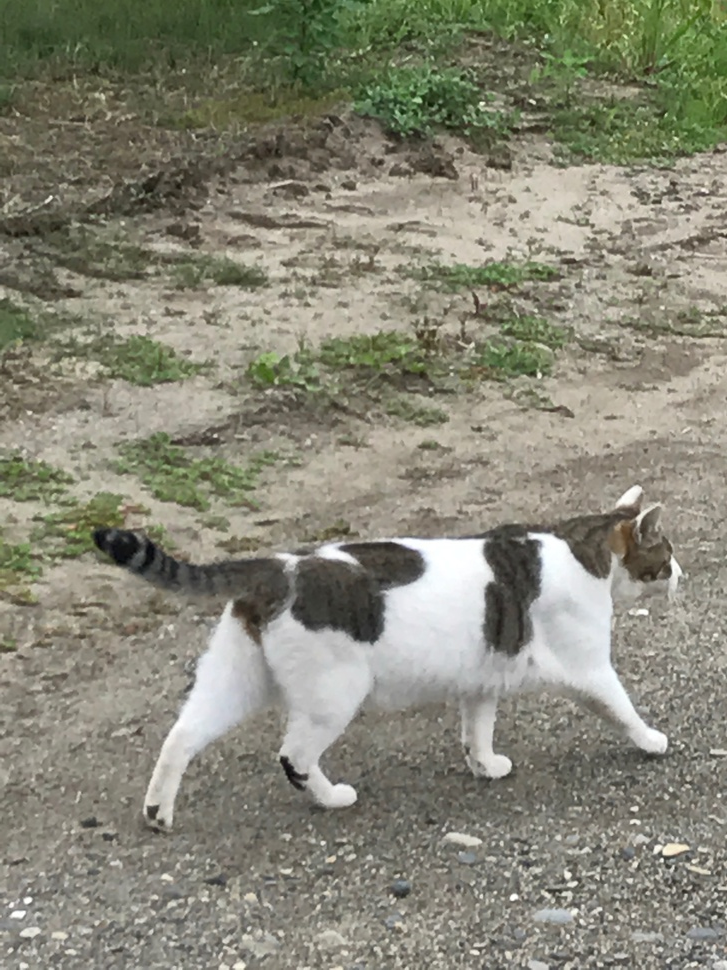
#> input picture 파이썬을 활용한 AI 프로그래밍 1회차 강의교안/실습코드_20220413/L1_2_OpenCV/cleansing_data/sample.JPG, 727 x 970 px, shrunk from 3024 x 4032 before the run, found by its file name; the run also reads 1 picture not shown here
$ jupyter execute L1_2_OpenCV.ipynb   (shell and % lines are left out)
#> lines starting #> are read from the running program, lines starting #| are printed output that depends on the picture; after the words box and inside, x2 and y2 are one past the last pixel; in counts of white or black regions, pixels touching at a corner belong together
# OpenCV

[cell 1]
import matplotlib.pyplot as plt
import cv2
import numpy as np
import time
def aidemy_imshow(name, img):
    b,g,r = cv2.split(img)
    img = cv2.merge([r,g,b])
    plt.imshow(img)
    plt.show()

cv2.imshow = aidemy_imshow

### 이미지 파일 읽오기, 출력하기

[cell 2]
import numpy as np
import cv2

# OpenCV를 사용하여 이미지를 읽습니다.
# "cleansing_data" 폴더에 sample.jpg가 존재할 때의 코드입니다
img = cv2.imread("cleansing_data/sample.jpg")
#> img is the input picture: shape (970, 727, 3); mean B, G, R 118.5, 134.3, 134.7

# 이미지를 출력합니다
# sample은 윈도우의 이름입니다
cv2.imshow("sample", img)

### 이미지 생성 저장

[cell 3]
import numpy as np
import cv2

# 이미지의 크기를 결정합니다
img_size = (512, 512)

# 이미지 정보를 가지는 행렬을 만듭니다
# 빨간색 이미지이므로, 각 요소가 [0, 0, 255]인 512x512의 행렬을 만듭니다
# 행렬이 전치되는 것에 주의합니다
# 이미지 데이터의 각 요소는 0~255의 값만 지정 가능합니다. 이를 명시하기 위해 dtype 옵션으로 데이터의 형식을 결정합니다

my_img = np.array([[[0, 0, 255] for _ in range(img_size[1])] for _ in range(img_size[0])], dtype="uint8")

# 표시합니다
cv2.imshow("sample", my_img)
#> call 2 of aidemy_imshow, with name = 'sample'
#> in aidemy_imshow (call 2), `b,g,r = cv2.split(img)`: b: shape (512, 512); every value is 0
#> in aidemy_imshow (call 2), `b,g,r = cv2.split(img)`: r: shape (512, 512); every value is 255
#> in aidemy_imshow (call 2), `img = cv2.merge([r,g,b])`:
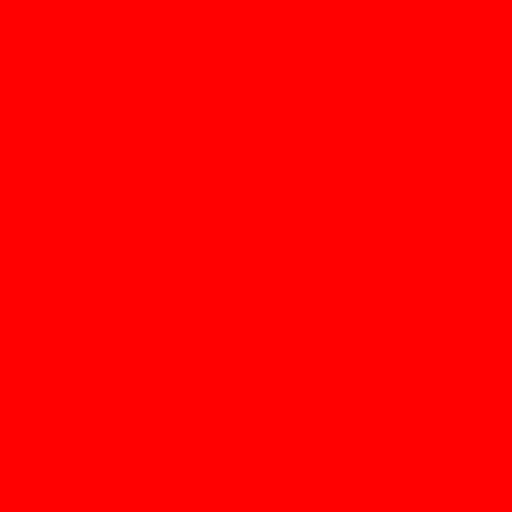
#> img: shape (512, 512, 3); mean R, G, B 255, 0, 0

# 저장합니다  # 파일명 my_img.jpg
cv2.imwrite("cleansing_data/my_red_img.jpg", my_img)

[cell 4]
import numpy as np
import cv2

# 이미지의 크기를 결정합니다
img_size = (512, 512)

# 512x512 크기의 녹색 이미지를 만드세요
img = np.array([[[0, 255, 0] for _ in range(img_size[1])] for _ in range(img_size[0])], dtype="uint8")

cv2.imshow("sample", img)
#> call 3 of aidemy_imshow, with name = 'sample'
#> in aidemy_imshow (call 3), `img = cv2.merge([r,g,b])`:
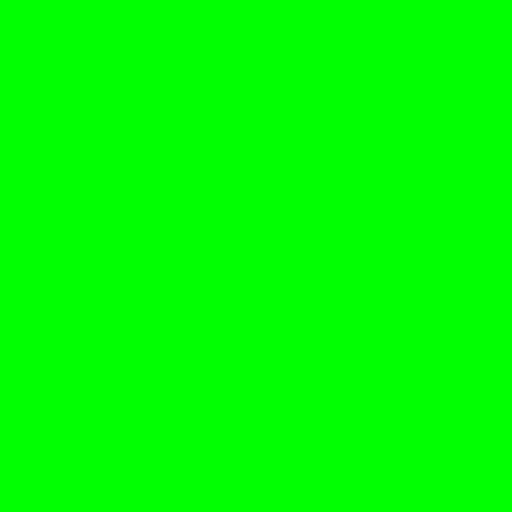
#> img: shape (512, 512, 3); mean R, G, B 0, 255, 0

### 트리밍과 리사이즈

[cell 5]
import numpy as np
import cv2

img = cv2.imread("cleansing_data/sample.jpg")
size = img.shape
#> size = (970, 727, 3)

# 이미지를 나타내는 행렬의 일부를 꺼내면, 그것이 트리밍이 됩니다
# n등분을 하려면 가로세로 크기를 나눕니다.
my_img = img[: size[0] // 2, : size[1] // 3]

# 여기에서는 원래의 배율을 유지하면서 폭과 높이를 각각 2배로 합니다.
# 크기를 지정할 때는 (폭, 높이)의 순서라는 점을 유의하세요
my_img = cv2.resize(my_img, (my_img.shape[1] * 2, my_img.shape[0] * 2))
#> my_img: shape (970, 484, 3)

cv2.imshow("sample", my_img)
#> call 4 of aidemy_imshow, with name = 'sample'
#> in aidemy_imshow (call 4), `b,g,r = cv2.split(img)`:
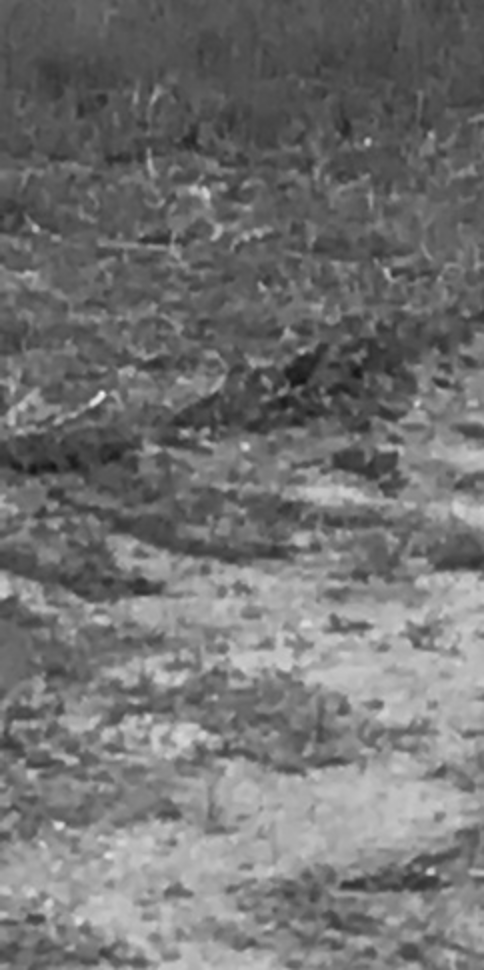
#> g: shape (970, 484); min 20, max 242, mean 114.6

[cell 6]
import numpy as np
import cv2

img = cv2.imread("cleansing_data/sample.jpg")

# 여기에 해답을 기술하세요
my_img = cv2.resize(img, (img.shape[1] // 3, img.shape[0] // 3))
#> my_img: shape (323, 242, 3)

cv2.imshow("sample", my_img)

### 회전

[cell 7]
import numpy as np
import cv2

img = cv2.imread("cleansing_data/sample.jpg")

# warpAffine() 함수 사용에 필요한 행렬을 만듭니다
# 첫번째 인수는 회전의 중심입니다(여기에서는 이미지의 중심을 설정)
# 두번째 인수는 회전의 각도입니다(여기에서는 180도를 설정)
# 세번째 인수는 배율입니다(여기에서는 2배 확대로 설정)
mat = cv2.getRotationMatrix2D(tuple(np.array(img.shape[:2]) / 2), 180, 2.0)

# 아핀 변환을 합니다
# 첫번째 인수는 변환하려는 이미지입니다
# 두번째 인수는 위에서 생성한 행렬(mat)입니다
# 세번째 인수는 사이즈입니다
my_img = cv2.warpAffine(img, mat, img.shape[:2])
#> my_img: shape (727, 970, 3)

cv2.imshow("sample", my_img)
#> in aidemy_imshow (call 6), `b,g,r = cv2.split(img)`:
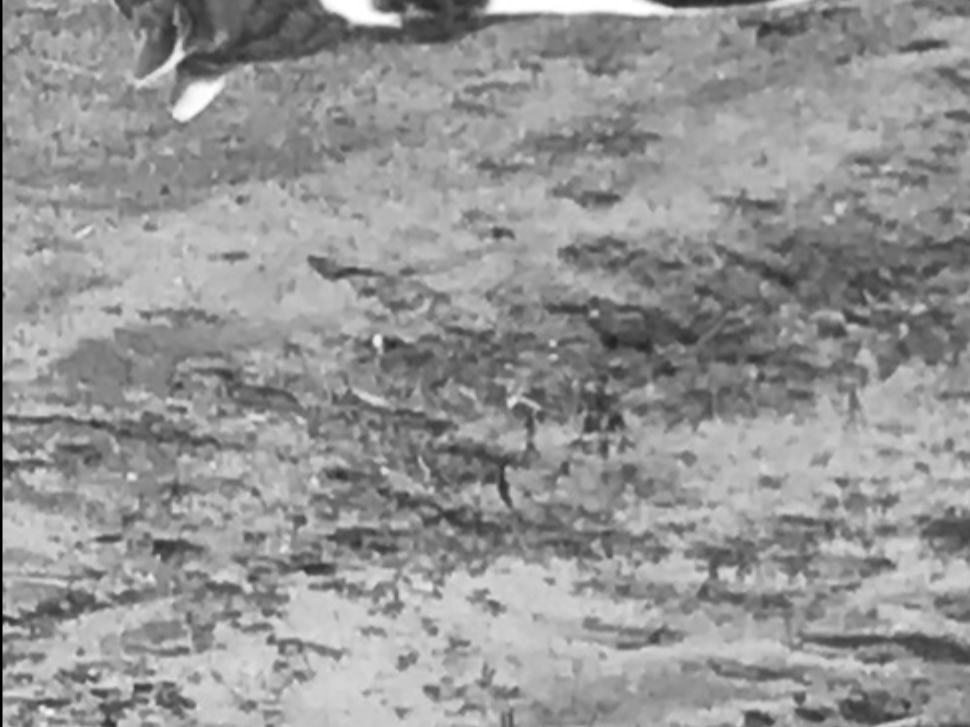
#> g: shape (727, 970); min 0, max 255, mean 148.8

### 반전

[cell 8]
import numpy as np
import cv2

img = cv2.imread("cleansing_data/sample.jpg")

my_img = cv2.flip(img, 0)
#> my_img: shape (970, 727, 3)

cv2.imshow("sample", my_img)

### 색조 변환

[cell 9]
import numpy as np
import cv2

img = cv2.imread("cleansing_data/sample.jpg")

# 색 공간을 변환합니다
my_img = cv2.cvtColor(img, cv2.COLOR_RGB2LAB)
#> my_img: shape (970, 727, 3); mean of channels 0, 1, 2 138.9, 122.4, 125.9

cv2.imshow("sample", my_img)
#> in aidemy_imshow (call 8), `img = cv2.merge([r,g,b])`: img: shape (970, 727, 3); mean of channels 0, 1, 2 125.9, 122.4, 138.9

### 색상 반전

[cell 10]
import numpy as np
import cv2

img = cv2.imread("cleansing_data/sample.jpg")

# 색상 반전 합니다
my_img = cv2.bitwise_not(img)

cv2.imshow("sample", my_img)
#> in aidemy_imshow (call 9), `b,g,r = cv2.split(img)`:
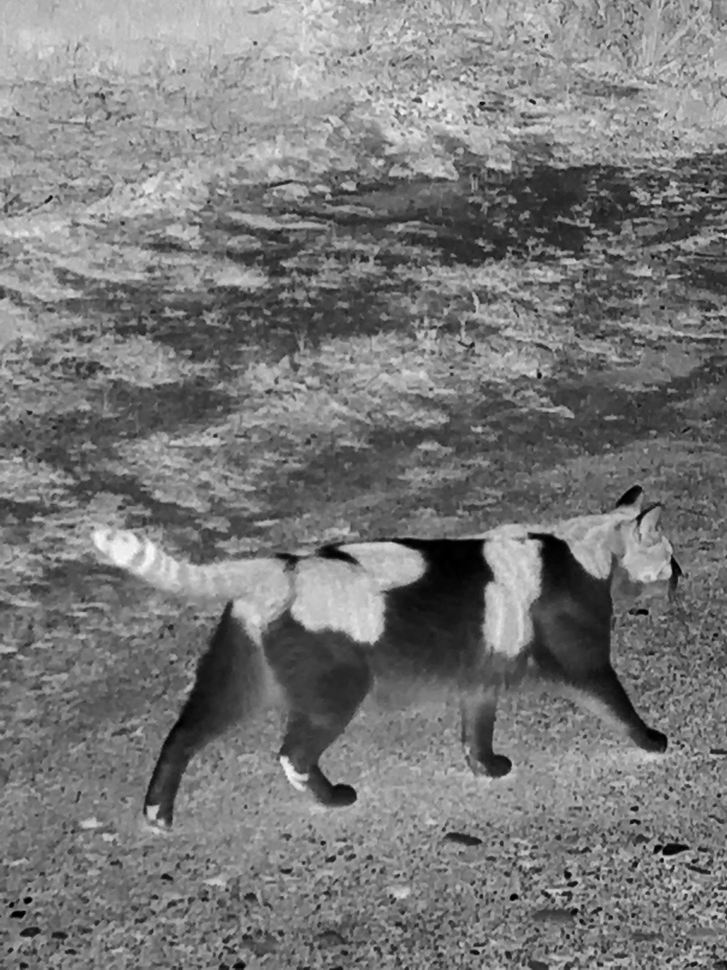
#> r: shape (970, 727); min 0, max 252, mean 120.3

[cell 11]
### 시간 오래 걸림...
import numpy as np
import cv2

img = cv2.imread("cleansing_data/sample.jpg")

# 여기에 해답을 기술하세요
for i in range(len(img)):
    for j in range(len(img[i])):
        for k in range(len(img[i][j])):
            img[i][j][k] = 255 - img[i][j][k]

cv2.imshow("sample", img)

### 임계값 처리

[cell 12]
import numpy as np
import cv2

img = cv2.imread("cleansing_data/sample.jpg")

# 첫번째 인수가 처리하는 이미지입니다
# 두번째 인수가 임계값입니다
# 세번째 인수가 최대값(maxvalue)입니다
# 네번째 인수는 THRESH_BINARY, THRESH_BINARY_INV, THRESH_TOZERO, THRESH_TRUNC, THRESH_TOZERO_INV 중 하나입니다.
#THRESH_BINARY: 픽셀값이 임계값을 초과하는 경우 해당 픽셀을 maxValue로 하고, 그 이외의 경우 0(검은색)으로 합니다
#THRESH_BINARY_INV: 픽셀값이 임계값을 초과하는 경우 0으로 설정하고, 그 이외의 경우 maxValue로 합니다
#THRESH_TRUNC: 픽셀값이 임계값을 초과하는 경우 임계값으로 설정하고, 그 이외의 픽셀은 변경하지 않습니다
#THRESH_TOZERO: 픽셀값이 임계값을 초과하는 경우 변경하지 않고, 그 이외의 경우 0으로 설정합니다
#THRESH_TOZERO_INV: 픽셀값이 임계값을 초과하는 경우 0으로 설정하고, 그 이외의 경우 변경하지 않습니다

# 임계값을 75로, 최대값을 255로 하여, THRESH_TOZERO 를 적용합니다
# 임계값도 반환되므로 retval으로 돌려받습니다
retval, my_img = cv2.threshold(img, 75, 255, cv2.THRESH_TOZERO)

cv2.imshow("sample", my_img)
#> in aidemy_imshow (call 11), `b,g,r = cv2.split(img)`:
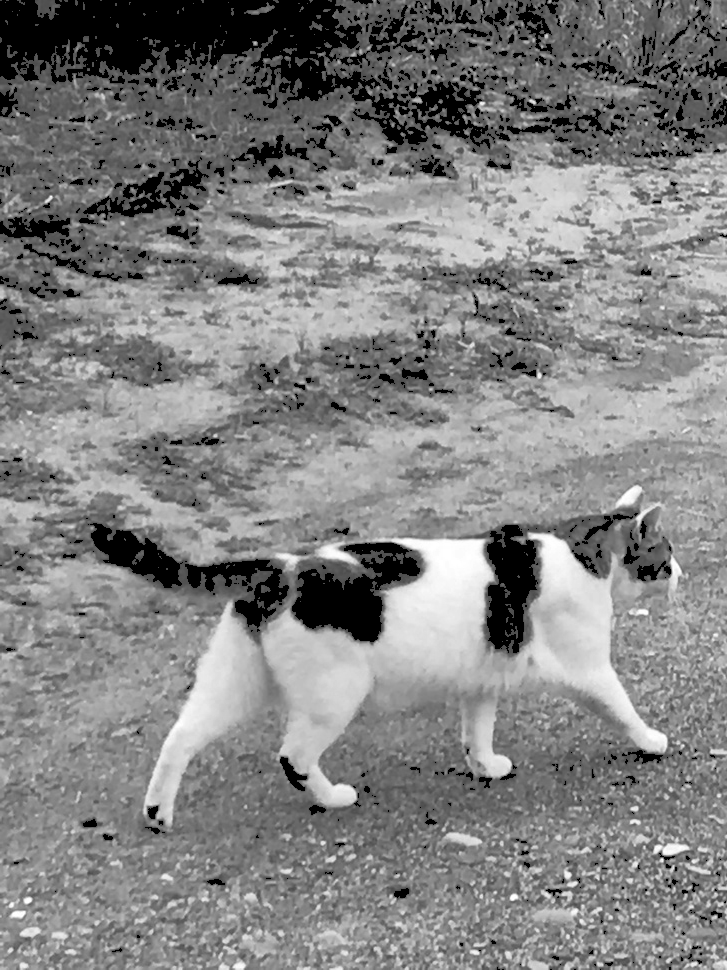
#> r: shape (970, 727); min 0, max 255, mean 129.1

[cell 13]
import numpy as np
import cv2

img = cv2.imread("cleansing_data/sample.jpg")

# 여기에 해답을 기술하세요
retval, my_img = cv2.threshold(img, 100, 255, cv2.THRESH_BINARY)
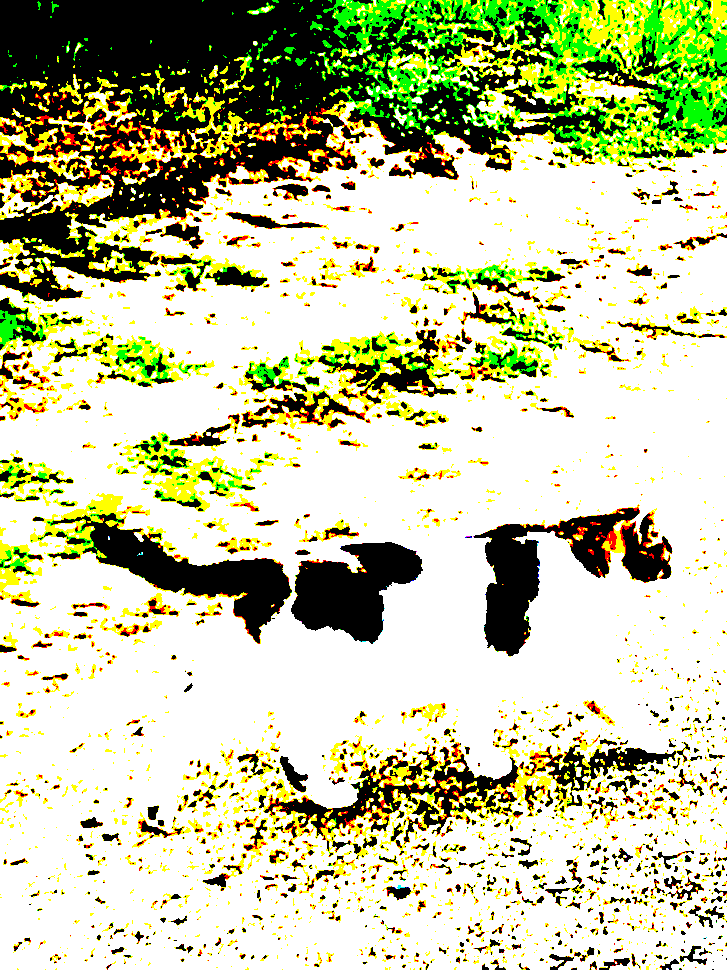
#> my_img: shape (970, 727, 3); mean B, G, R 161.6, 198.9, 194.7

cv2.imshow("sample", my_img)
#> in aidemy_imshow (call 12), `b,g,r = cv2.split(img)`:
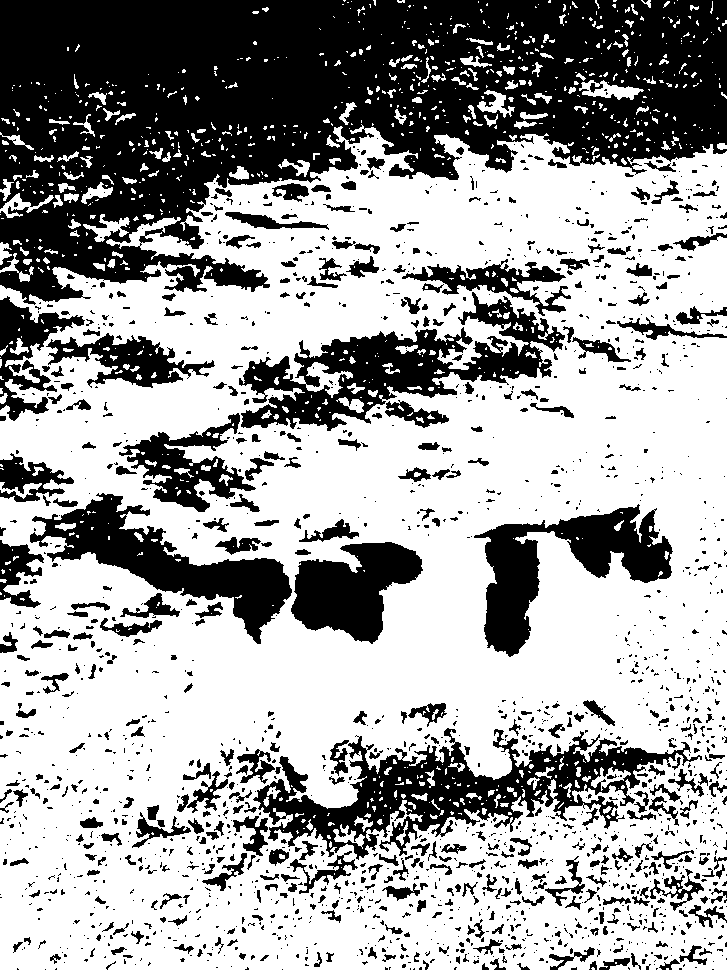
#> b: shape (970, 727); 63.4% white; 1847 black regions (1372 under 20 px), largest, box (x1, y1, x2, y2) and area: (0, 0, 727, 305) 129805, (253, 728, 702, 860) 19110, (239, 292, 565, 431) 15567

### 흐림

[cell 14]
import numpy as np
import cv2

img = cv2.imread("cleansing_data/sample.jpg")

# 첫번째 인수는 원본 이미지입니다
# 두번째는 n x n(마스크 크기)에서 n값을 지정합니다(n은 홀수)
# 세번째 인수는 x축 방향의 편차(일반적으로 0 지정)입니다

my_img = cv2.GaussianBlur(img, (5, 5), 0) # 마스크 크기 변환

cv2.imshow("sample", my_img)

[cell 15]
import numpy as np
import cv2

img = cv2.imread("cleansing_data/sample.jpg")

my_img = cv2.GaussianBlur(img, (301, 301), 0) # 마스크 크기 변환

cv2.imshow("sample", my_img)

[cell 16]
import numpy as np
import cv2

img = cv2.imread("cleansing_data/sample.jpg")

my_img = cv2.GaussianBlur(img, (0,0), 60) # 시그마로 커널 설정

cv2.imshow("sample", my_img)

### 노이즈 제거

[cell 17]
import numpy as np
import cv2

img = cv2.imread("cleansing_data/sample.jpg")
my_img = cv2.fastNlMeansDenoisingColored(img)

cv2.imshow("sample", my_img)

### 팽창

[cell 18]
import numpy as np
import cv2
import matplotlib.pyplot as plt
img = cv2.imread("cleansing_data/sample.jpg")

# 필터의 정의
filt = np.array([[0, 1, 0],
                 [1, 0, 1],
                 [0, 1, 0]], np.uint8)

# 팽창 처리합니다
my_img = cv2.dilate(img, filt)
cv2.imshow("sample", my_img)

# 비교하기 위해 원본 사진을 표시합니다
cv2.imshow("original", img)
plt.show()

### 침식

[cell 19]
import numpy as np
import cv2

img = cv2.imread("cleansing_data/sample.jpg")

# 여기에 해답을 기술하세요
filt = np.array([[0, 1, 0],
                 [1, 0, 1],
                 [0, 1, 0]], np.uint8)

# 침식 처리합니다
my_img = cv2.erode(img, filt)
cv2.imshow("sample", my_img)
# 비교하기 위해 원본 사진을 표시합니다
cv2.imshow("original", img)
plt.show()

### Summary

[cell 20]
### 이미지 데이터 확장

import cv2
import numpy as np

img = cv2.imread("cleansing_data/sample.jpg")

# 원본 이미지를 지정합니다
cv2.imshow('Original', img)

# 흐림 처리를 구현하세요(두번째 인수에는 77,77을 지정하세요)
blur_img = cv2.GaussianBlur(img, (77,77), 0)
cv2.imshow('Blur', blur_img)

# 이미지의 색상을 반전시키세요
bit_img = cv2.bitwise_not(img)
cv2.imshow('Bit', bit_img)

# 임계값 처리를 하세요(임계값을 90으로 하여, 그 이하이면 변경하지 않고, 그 이상이면 0으로 하세요)
retval, thre_img = cv2.threshold(img, 90, 255, cv2.THRESH_TOZERO)
cv2.imshow('THRESH', thre_img)

[cell 21]
import os
import numpy as np
import matplotlib.pyplot as plt
import cv2

def scratch_image(img, flip=True, thr=True, filt=True, resize=True, erode=True):

    # 부풀리기에 사용할 방법을 배열에 정리합니다
#> called with flip = True, thr = True, filt = True, resize = True, erode = True
    methods = [flip, thr, filt, resize, erode]

    # 이미지의 크기를 취득해 흐림 효과에 사용되는 필터를 만듭니다
    img_size = img.shape
#> img_size = (321, 180, 3)
    filter1 = np.ones((3, 3))

    # 원본 이미지 데이터를 배열에 저장합니다
    images = [img]

    # 부풀리기에 이용하는 함수입니다
    scratch = np.array([
        lambda x: cv2.flip(x, 1),
        lambda x: cv2.threshold(x, 100, 255, cv2.THRESH_TOZERO)[1],
        lambda x: cv2.GaussianBlur(x, (5, 5), 0),
        lambda x: cv2.resize(cv2.resize(
        x, (img_size[1] // 5, img_size[0] // 5)
        ),(img_size[1], img_size[0])),
        lambda x: cv2.erode(x, filter1)
    ])

    # 함수와 이미지를 인수로 받아, 가공된 이미지를 부풀리는 함수입니다
    doubling_images = lambda f, imag: np.r_[imag, [f(i) for i in imag]]

    # methods가 True인 함수로 부풀리기를 실시합니다
    for func in scratch[methods]:
        images = doubling_images(func, images)

    return images


# 이미지를 읽습니다
cat_img = cv2.imread("cleansing_data/cat_sample.jpg")

# 이미지 데이터를 부풀립니다
scratch_cat_images = scratch_image(cat_img)

# 이미지를 저장할 폴더를 만듭니다
if not os.path.exists("scratch_images_1"):
    os.mkdir("scratch_images_1")

for num, im in enumerate(scratch_cat_images):
    # 우선 대상 폴더 "scratch_images/"를 지정하고 번호를 붙여 저장합니다
    cv2.imwrite("scratch_images_1/" + str(num) + ".jpg" ,im)
#> this loop made 32 passes
